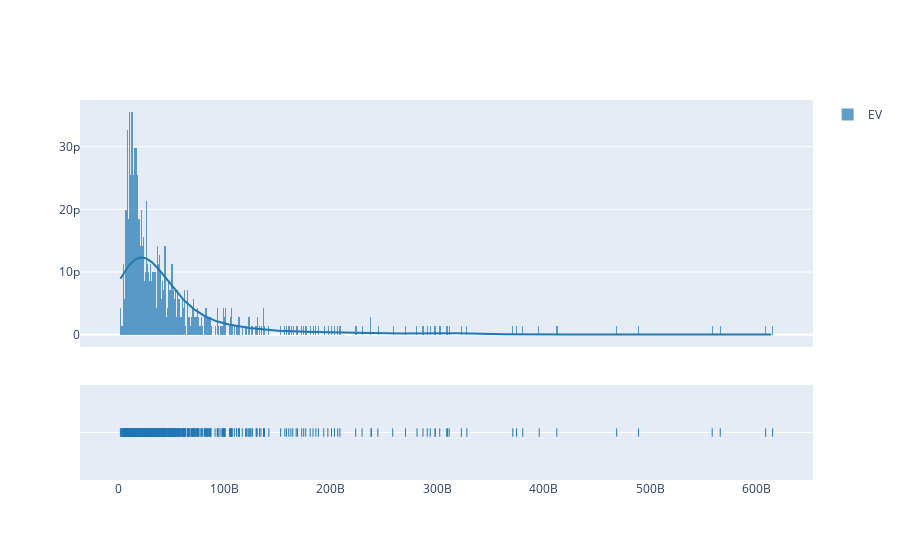

Source (notebook cell):
### Code cell
import plotly.figure_factory as ff
import numpy as np

hist_data = [df_ana12to15['EV'].to_numpy()]
group_labels = ['EV'] # name of the dataset

fig = ff.create_distplot(hist_data, group_labels, bin_size=1000000000)
fig.show()

### Figure 1 — Plotly figure (JSON) as saved in the notebook; plotly's stock layout.template omitted (floating-point values rounded to 4 significant figures; data arrays with more than 128 entries replaced by an {"elided": "..."} marker saying what was removed)
{"data": [{"autobinx": false, "histnorm": "probability density", "legendgroup": "EV", "marker": {"color": "rgb(31, 119, 180)"}, "name": "EV", "opacity": 0.7, "type": "histogram", "x": {"elided": "705 float values"}, "xaxis": "x", "xbins": {"end": 615300000000.0, "size": 1000000000, "start": 2001897000}, "yaxis": "y"}, {"legendgroup": "EV", "marker": {"color": "rgb(31, 119, 180)"}, "mode": "lines", "name": "EV", "showlegend": false, "type": "scatter", "x": {"elided": "500 float values"}, "xaxis": "x", "y": {"elided": "500 float values"}, "yaxis": "y"}, {"legendgroup": "EV", "marker": {"color": "rgb(31, 119, 180)", "symbol": "line-ns-open"}, "mode": "markers", "name": "EV", "showlegend": false, "type": "scatter", "x": {"elided": "705 float values"}, "xaxis": "x", "y": {"elided": "705 str values"}, "yaxis": "y2"}], "layout": {"barmode": "overlay", "hovermode": "closest", "legend": {"traceorder": "reversed"}, "xaxis": {"anchor": "y2", "domain": [0, 1], "zeroline": false}, "yaxis": {"anchor": "free", "domain": [0.35, 1], "position": 0}, "yaxis2": {"anchor": "x", "domain": [0, 0.25], "dtick": 1, "showticklabels": false}}}
